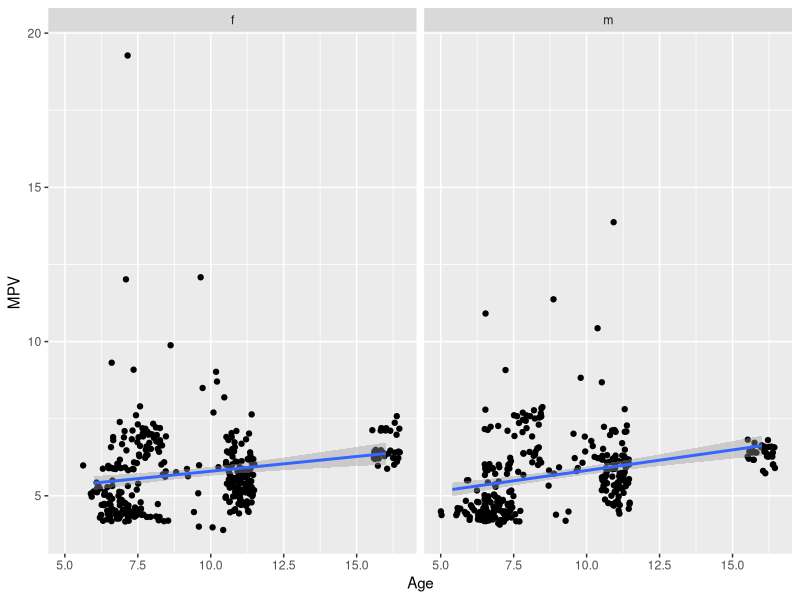
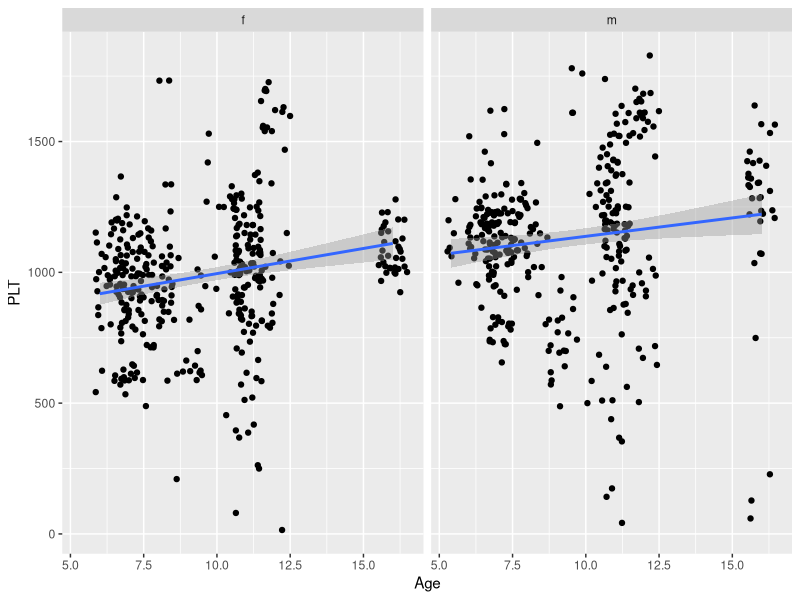

These charts were generated, in order, by the following R code:
dat <- read.csv("Compiled Platelet Data.csv")
library(ggplot2)

g1 <- ggplot(dat,aes(x=Age,y=MPV))+
  geom_jitter(width=0.5)+
  facet_grid(.~sex)+
  geom_smooth(method='lm')
print(g1)

g2 <- ggplot(dat,aes(x=Age,y=PLT))+
  geom_jitter(width=0.5)+
  facet_grid(.~sex)+
  geom_smooth(method='lm')

print(g2)


#RSQ data
dat.lm = lm(Age~PLT,data=dat);

RSS <- c(crossprod(dat.lm$residuals))
MSE <- RSS/ length(dat.lm$residuals)
RMSE <- sqrt(MSE)

RSQ <-summary(dat.lm)$r.squared 

